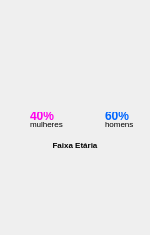
                        <widget class="QWidget" name="ExamesPg">
                         <property name="maximumSize">
                          <size>
                           <width>150</width>
                           <height>16777215</height>
                          </size>
                         </property>
                         <layout class="QVBoxLayout" name="verticalLayout_13">
                          <property name="spacing">
                           <number>0</number>
                          </property>
                          <property name="leftMargin">
                           <number>0</number>
                          </property>
                          <property name="topMargin">
                           <number>0</number>
                          </property>
                          <property name="rightMargin">
                           <number>0</number>
                          </property>
                          <property name="bottomMargin">
                           <number>0</number>
                          </property>
                          <item>
                           <widget class="QWidget" name="graph" native="true">
                            <property name="minimumSize">
                             <size>
                              <width>0</width>
                              <height>100</height>
                             </size>
                            </property>
                            <property name="maximumSize">
                             <size>
                              <width>16777215</width>
                              <height>100</height>
                             </size>
                            </property>
                            <layout class="QHBoxLayout" name="horizontalLayout_11">
                             <property name="spacing">
                              <number>0</number>
                             </property>
                             <property name="leftMargin">
                              <number>0</number>
                             </property>
                             <property name="topMargin">
                              <number>0</number>
                             </property>
                             <property name="rightMargin">
                              <number>0</number>
                             </property>
                             <property name="bottomMargin">
                              <number>0</number>
                             </property>
                             <item>
                              <widget class="QFrame" name="GRAPH_MNWOMN">
                               <property name="maximumSize">
                                <size>
                                 <width>100</width>
                                 <height>100</height>
                                </size>
                               </property>
                               <property name="styleSheet">
                                <string notr="true">background-color: qconicalgradient(
    cx: 0.5, cy: 0.5, 
    angle: 55, 
	stop: 0 #0066FF,
	stop: 0.60 #0066FF ,
	stop: 0.60001 #FF00EE,
	stop: 1 #FF00EE);
 border-radius: 50;</string>
                               </property>
                               <property name="frameShape">
                                <enum>QFrame::StyledPanel</enum>
                               </property>
                               <property name="frameShadow">
                                <enum>QFrame::Raised</enum>
                               </property>
                              </widget>
                             </item>
                            </layout>
                           </widget>
                          </item>
                          <item>
                           <widget class="QWidget" name="homeemuie" native="true">
                            <property name="maximumSize">
                             <size>
                              <width>16777215</width>
                              <height>40</height>
                             </size>
                            </property>
                            <layout class="QVBoxLayout" name="verticalLayout_15" stretch="0">
                             <property name="spacing">
                              <number>0</number>
                             </property>
                             <property name="leftMargin">
                              <number>0</number>
                             </property>
                             <property name="topMargin">
                              <number>0</number>
                             </property>
                             <property name="rightMargin">
                              <number>0</number>
                             </property>
                             <property name="bottomMargin">
                              <number>0</number>
                             </property>
                             <item>
                              <widget class="QWidget" name="widget_11" native="true">
                               <property name="maximumSize">
                                <size>
                                 <width>16777215</width>
                                 <height>45</height>
                                </size>
                               </property>
                               <layout class="QHBoxLayout" name="horizontalLayout_12">
                                <property name="spacing">
                                 <number>0</number>
                                </property>
                                <property name="leftMargin">
                                 <number>0</number>
                                </property>
                                <property name="topMargin">
                                 <number>0</number>
                                </property>
                                <property name="rightMargin">
                                 <number>0</number>
                                </property>
                                <property name="bottomMargin">
                                 <number>0</number>
                                </property>
                                <item>
                                 <widget class="QLabel" name="femaleico">
                                  <property name="maximumSize">
                                   <size>
                                    <width>30</width>
                                    <height>30</height>
                                   </size>
                                  </property>
                                  <property name="text">
                                   <string/>
                                  </property>
                                  <property name="pixmap">
                                   <pixmap>../assets/person-dress-solid-full.svg</pixmap>
                                  </property>
                                  <property name="scaledContents">
                                   <bool>true</bool>
                                  </property>
                                 </widget>
                                </item>
                                <item>
                                 <widget class="QWidget" name="widget_12" native="true">
                                  <layout class="QVBoxLayout" name="verticalLayout_16">
                                   <property name="spacing">
                                    <number>0</number>
                                   </property>
                                   <property name="leftMargin">
                                    <number>0</number>
                                   </property>
                                   <property name="topMargin">
                                    <number>12</number>
                                   </property>
                                   <property name="rightMargin">
                                    <number>0</number>
                                   </property>
                                   <property name="bottomMargin">
                                    <number>12</number>
                                   </property>
                                   <item>
                                    <widget class="QLabel" name="label_4">
                                     <property name="styleSheet">
                                      <string notr="true">color: #FF00EE; font-weight: 500;</string>
                                     </property>
                                     <property name="text">
                                      <string>40%</string>
                                     </property>
                                    </widget>
                                   </item>
                                   <item>
                                    <widget class="QLabel" name="label_6">
                                     <property name="font">
                                      <font>
                                       <pointsize>6</pointsize>
                                      </font>
                                     </property>
                                     <property name="styleSheet">
                                      <string notr="true">background-color: transparent;</string>
                                     </property>
                                     <property name="text">
                                      <string>mulheres</string>
                                     </property>
                                    </widget>
                                   </item>
                                  </layout>
                                 </widget>
                                </item>
                                <item>
                                 <widget class="QLabel" name="maleico">
                                  <property name="maximumSize">
                                   <size>
                                    <width>30</width>
                                    <height>30</height>
                                   </size>
                                  </property>
                                  <property name="text">
                                   <string/>
                                  </property>
                                  <property name="pixmap">
                                   <pixmap>../assets/person-solid-full.svg</pixmap>
                                  </property>
                                  <property name="scaledContents">
                                   <bool>true</bool>
                                  </property>
                                 </widget>
                                </item>
                                <item>
                                 <widget class="QWidget" name="widget_13" native="true">
                                  <layout class="QVBoxLayout" name="verticalLayout_17">
                                   <property name="spacing">
                                    <number>0</number>
                                   </property>
                                   <property name="leftMargin">
                                    <number>0</number>
                                   </property>
                                   <property name="topMargin">
                                    <number>12</number>
                                   </property>
                                   <property name="rightMargin">
                                    <number>0</number>
                                   </property>
                                   <property name="bottomMargin">
                                    <number>12</number>
                                   </property>
                                   <item>
                                    <widget class="QLabel" name="label_5">
                                     <property name="styleSheet">
                                      <string notr="true">color: #0066FF; font-weight: 500;</string>
                                     </property>
                                     <property name="text">
                                      <string>60%</string>
                                     </property>
                                    </widget>
                                   </item>
                                   <item>
                                    <widget class="QLabel" name="label_7">
                                     <property name="font">
                                      <font>
                                       <pointsize>6</pointsize>
                                      </font>
                                     </property>
                                     <property name="styleSheet">
                                      <string notr="true">background-color: transparent;</string>
                                     </property>
                                     <property name="text">
                                      <string>homens</string>
                                     </property>
                                    </widget>
                                   </item>
                                  </layout>
                                 </widget>
                                </item>
                               </layout>
                              </widget>
                             </item>
                            </layout>
                           </widget>
                          </item>
                          <item>
                           <widget class="QWidget" name="faixaEtaria" native="true">
                            <property name="maximumSize">
                             <size>
                              <width>16777215</width>
                              <height>95</height>
                             </size>
                            </property>
                            <layout class="QVBoxLayout" name="verticalLayout_14">
                             <property name="spacing">
                              <number>0</number>
                             </property>
                             <property name="leftMargin">
                              <number>0</number>
                             </property>
                             <property name="topMargin">
                              <number>0</number>
                             </property>
                             <property name="rightMargin">
                              <number>0</number>
                             </property>
                             <property name="bottomMargin">
                              <number>0</number>
                             </property>
                             <item>
                              <widget class="QWidget" name="widget_8" native="true">
                               <property name="maximumSize">
                                <size>
                                 <width>16777215</width>
                                 <height>16777215</height>
                                </size>
                               </property>
                               <layout class="QVBoxLayout" name="verticalLayout_18">
                                <property name="spacing">
                                 <number>0</number>
                                </property>
                                <property name="leftMargin">
                                 <number>0</number>
                                </property>
                                <property name="topMargin">
                                 <number>0</number>
                                </property>
                                <property name="rightMargin">
                                 <number>0</number>
                                </property>
                                <property name="bottomMargin">
                                 <number>0</number>
                                </property>
                                <item>
                                 <widget class="QLabel" name="label_3">
                                  <property name="minimumSize">
                                   <size>
                                    <width>50</width>
                                    <height>10</height>
                                   </size>
                                  </property>
                                  <property name="maximumSize">
                                   <size>
                                    <width>16777215</width>
                                    <height>15</height>
                                   </size>
                                  </property>
                                  <property name="font">
                                   <font>
                                    <pointsize>6</pointsize>
                                    <weight>75</weight>
                                    <bold>true</bold>
                                   </font>
                                  </property>
                                  <property name="tabletTracking">
                                   <bool>true</bool>
                                  </property>
                                  <property name="text">
                                   <string>Faixa Etária</string>
                                  </property>
                                  <property name="alignment">
                                   <set>Qt::AlignCenter</set>
                                  </property>
                                 </widget>
                                </item>
                                <item>
                                 <widget class="QWidget" name="widget_9" native="true">
                                  <property name="minimumSize">
                                   <size>
                                    <width>0</width>
                                    <height>200</height>
                                   </size>
                                  </property>
                                  <property name="maximumSize">
                                   <size>
                                    <width>16777215</width>
                                    <height>200</height>
                                   </size>
                                  </property>
                                 </widget>
                                </item>
                               </layout>
                              </widget>
                             </item>
                            </layout>
                           </widget>
                          </item>
                         </layout>
                        </widget>
